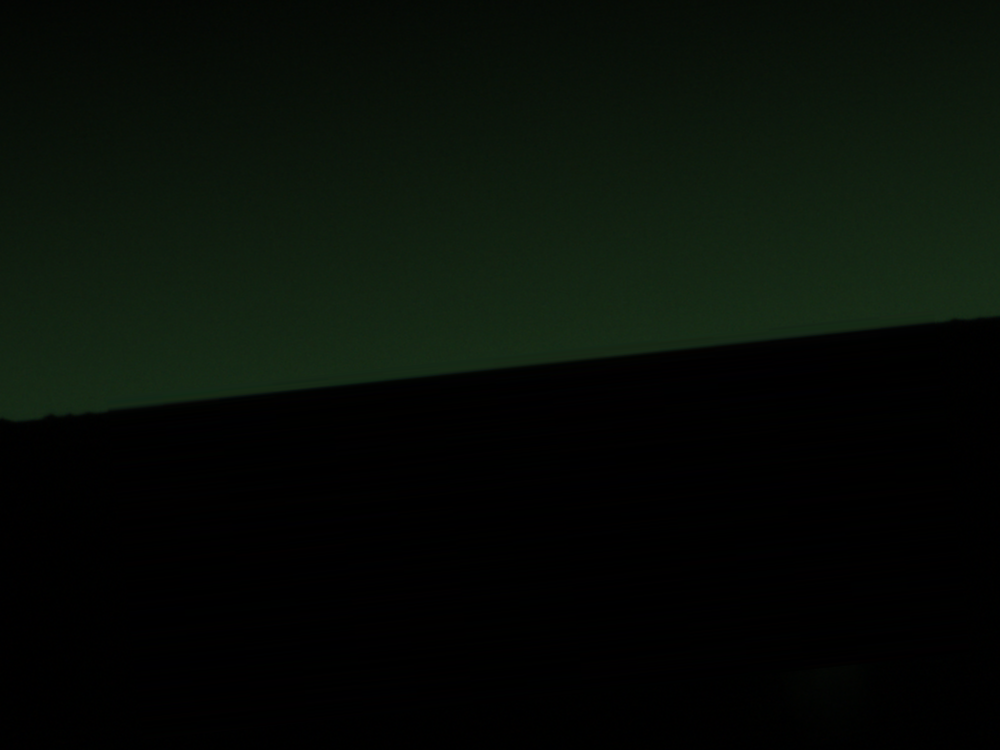
%> input picture test_liangbang.bmp, 1000 x 750 px
$ octave --eval "result = bright(imread('test_liangbang.bmp'));"   (GNU Octave 9; MATLAB toolbox functions it lacks are replaced by stand-ins)
%> lines starting %> are read from the running program, lines starting %| are printed output that depends on the picture
function out=bright(im)
if size(im,3)==3
    im=rgb2gray(im);
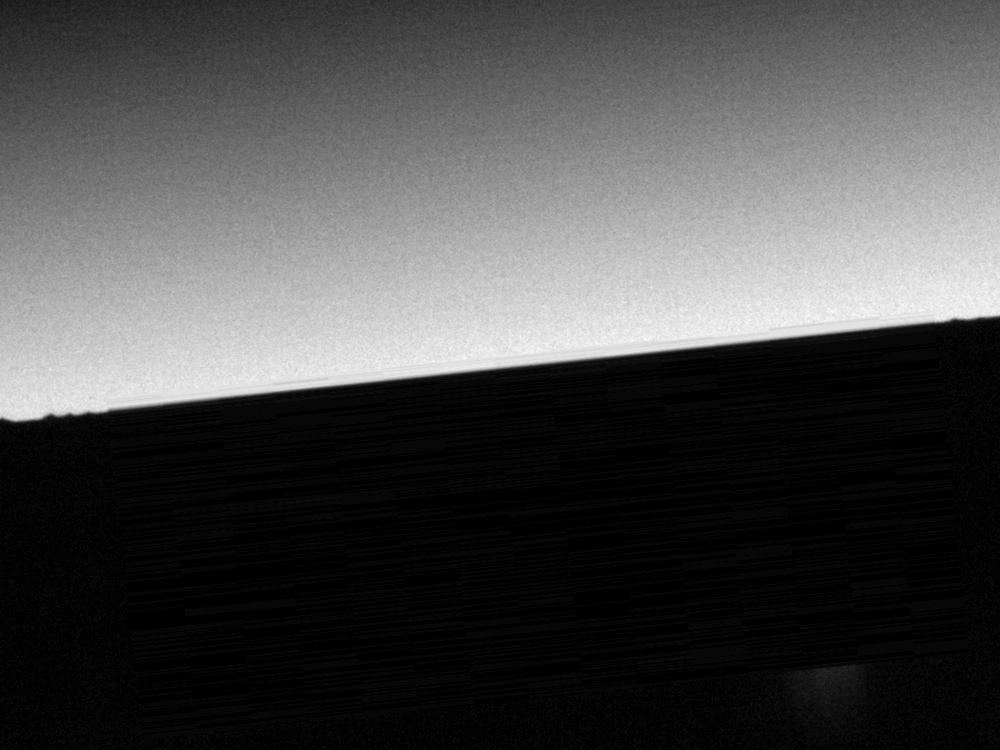
%> im: size 750x1000 uint8; min 0, max 36, mean 10.4; drawn with min black and max white
end
w2=fspecial('average',[2 2]);
im=imfilter(im,w2,'replicate');
out=double(max(max(im)));
%> out = 35

end
